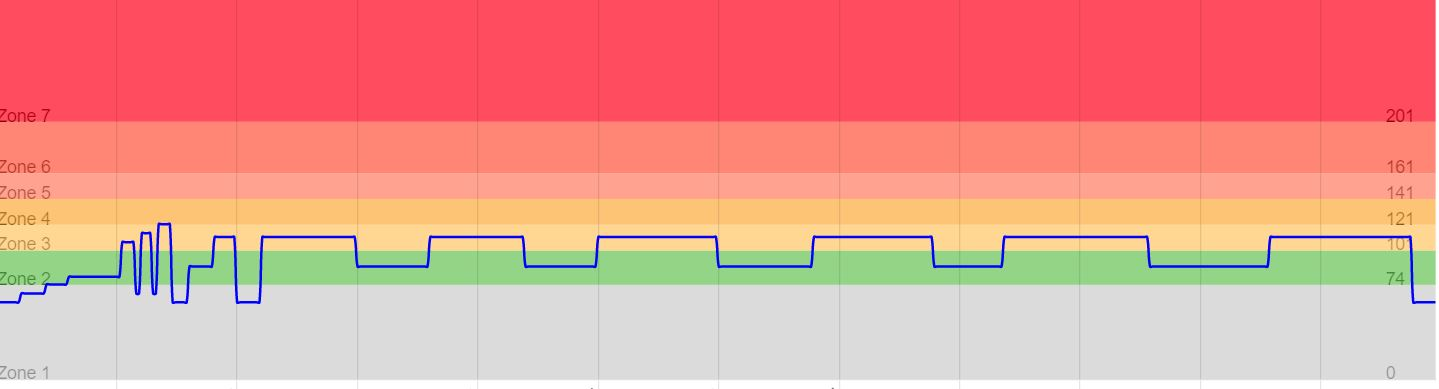
#> input picture PZE60_MW_2020-12-05.JPG, 1439 x 389 px, found by its file name
$ python main_v1.py
#> lines starting #> are read from the running program, lines starting #| are printed output that depends on the picture; after the words box and inside, x2 and y2 are one past the last pixel; in counts of white or black regions, pixels touching at a corner belong together
### crop_image.py
import cv2
import numpy as np


# https://stackoverflow.com/questions/48395434/how-to-crop-or-remove-white-background-from-an-image

def crop_image(img_path, new_image_name):
#> called with img_path = 'PZE60_MW_2020-12-05.jpg', new_image_name = 'power_zone_image.png'
    img = cv2.imread(img_path)
#> img is the input picture: shape (389, 1439, 3); mean B, G, R 144.6, 155.3, 233.9

    # (1) Convert to gray, and threshold
    gray = cv2.cvtColor(img, cv2.COLOR_BGR2GRAY)
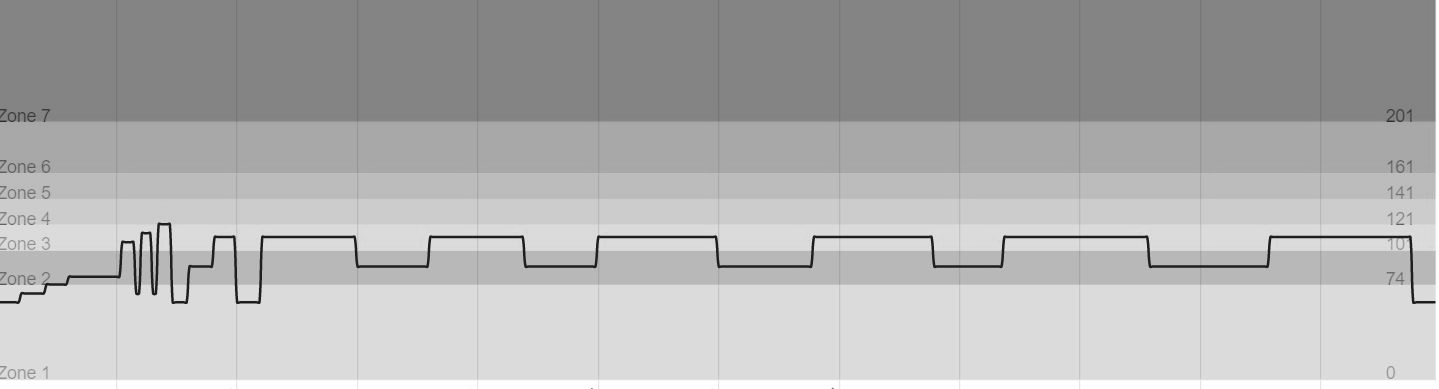
#> gray: shape (389, 1439); min 14, max 255, mean 177.7
    th, threshed = cv2.threshold(gray, 240, 255, cv2.THRESH_BINARY_INV)
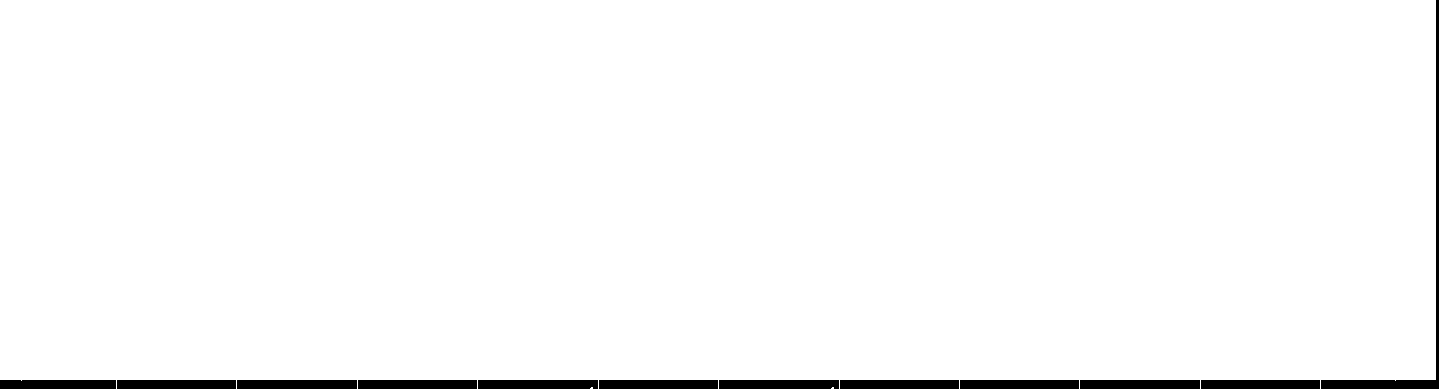
#> threshed: shape (389, 1439); 97.5% white; 12 black regions, largest, box (x1, y1, x2, y2) and area: (1321, 0, 1439, 389) 2201, (237, 380, 357, 389) 1080, (1080, 380, 1200, 389) 1080

    # (2) Morph-op to remove noise
    kernel = cv2.getStructuringElement(cv2.MORPH_ELLIPSE, (11, 11))
    morphed = cv2.morphologyEx(threshed, cv2.MORPH_CLOSE, kernel)
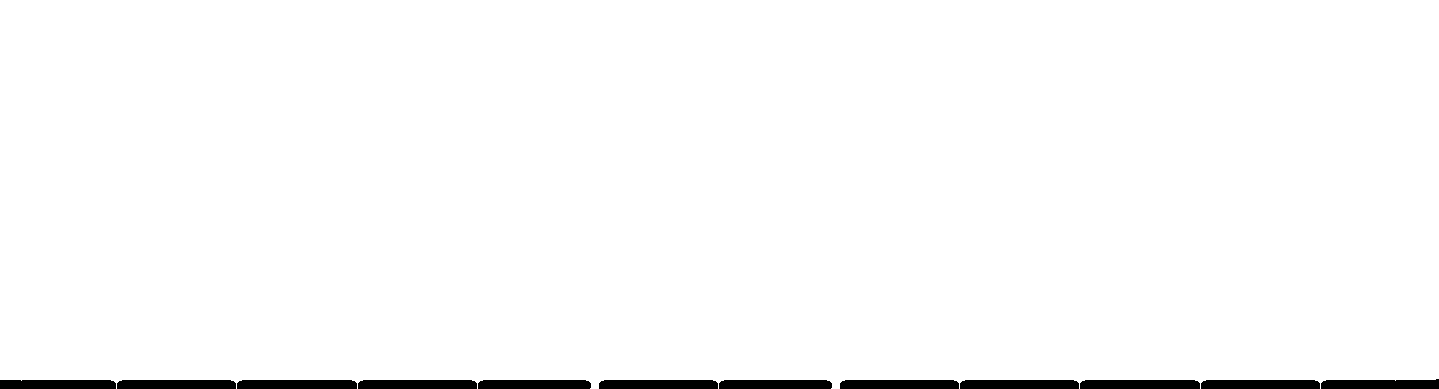
#> morphed: shape (389, 1439); 97.8% white; 12 black regions

    # (3) Find the max-area contour
    cnts = cv2.findContours(morphed, cv2.RETR_EXTERNAL, cv2.CHAIN_APPROX_SIMPLE)[-2]
#> cnts = 1 contour; box (x1, y1, x2, y2) and area: (0, 0, 1439, 389) 545348
    cnt = sorted(cnts, key=cv2.contourArea)[-1]
#> cnt = contour of 115 points, box (x1, y1, x2, y2) (0, 0, 1439, 389), area 545348

    # (4) Crop and save it
    x, y, w, h = cv2.boundingRect(cnt)
#> x = 0; y = 0; w = 1439; h = 389
    dst = img[y:y + h, x:x + w]
    cv2.imwrite(new_image_name, dst)
    return new_image_name

### main_v1.py
import matplotlib.pyplot as plt
import crop_image
import pandas as pd
from PIL import Image

# put the nordic track data here and the power zone image
nordic_data = '60PZE-MW-2020-12-05.csv'
power_zone_image = 'PZE60_MW_2020-12-05.jpg'

# crop the power zome image down so that we have a consistent image to plot on
power_zone_image = crop_image.crop_image(power_zone_image, "power_zone_image.png")

# load in the power zone image here and create the initial plot with the image as the background
# read the image
im = Image.open(power_zone_image)

# store the nordic track data in a data frame
nordic_df = pd.read_csv(nordic_data, skiprows=2)
#> (reads 60PZE-MW-2020-12-05.csv from the repository)

# apply offsets to the data to get it to line up with image chart
nordic_df["Watts"] += 50
df1 = nordic_df[nordic_df.index % 5 != 0]  # Excludes every 5th row starting from 0

# flip image
#out = im.transpose(Image.FLIP_TOP_BOTTOM)
#out.save(power_zone_image)
img = plt.imread(power_zone_image)
fig, ax = plt.subplots()
ax.imshow(img, extent=[0, len(df1), 0, 500])
ax.set_ylim(0, 500)

# plot the nordic track data on the plot with the necessary offsets
plt.plot(df1["Time"], df1["Watts"])

# save the plot as an image
plt.savefig("output1.png")
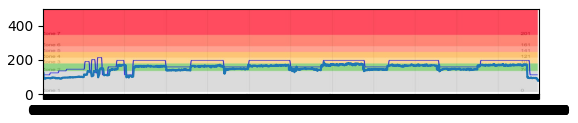
#> figure drawn by matplotlib, 1 panel
